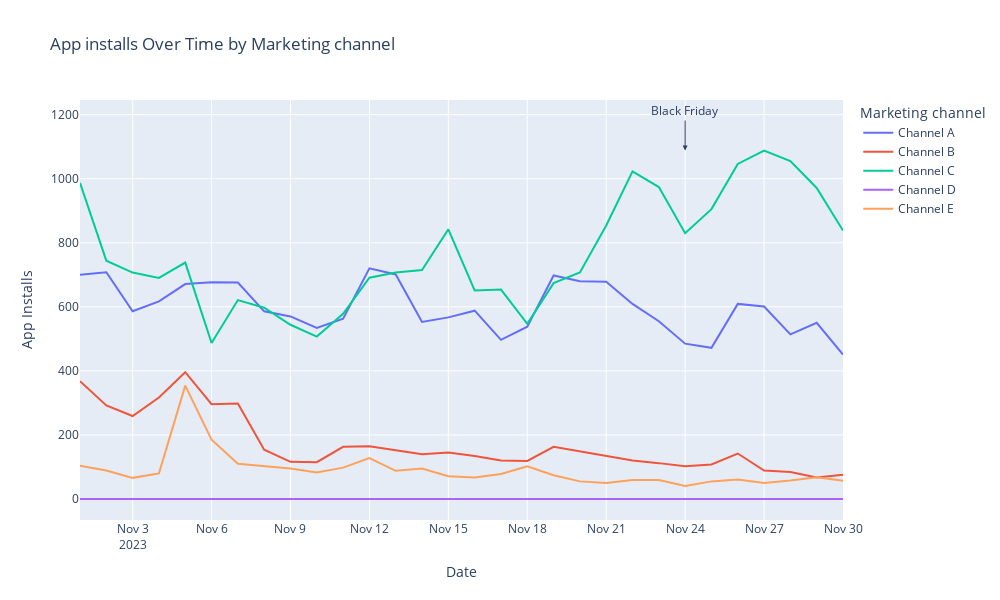

Source (notebook cell):
### Code cell
# Example Usage
create_grouped_line_chart(
    df=df_channels_over_time[df_channels_over_time['country']=='DE'],
    x_column="date",
    y_column="app_installs",
    group_column="marketing_channel",
    y_label="App Installs"
)
